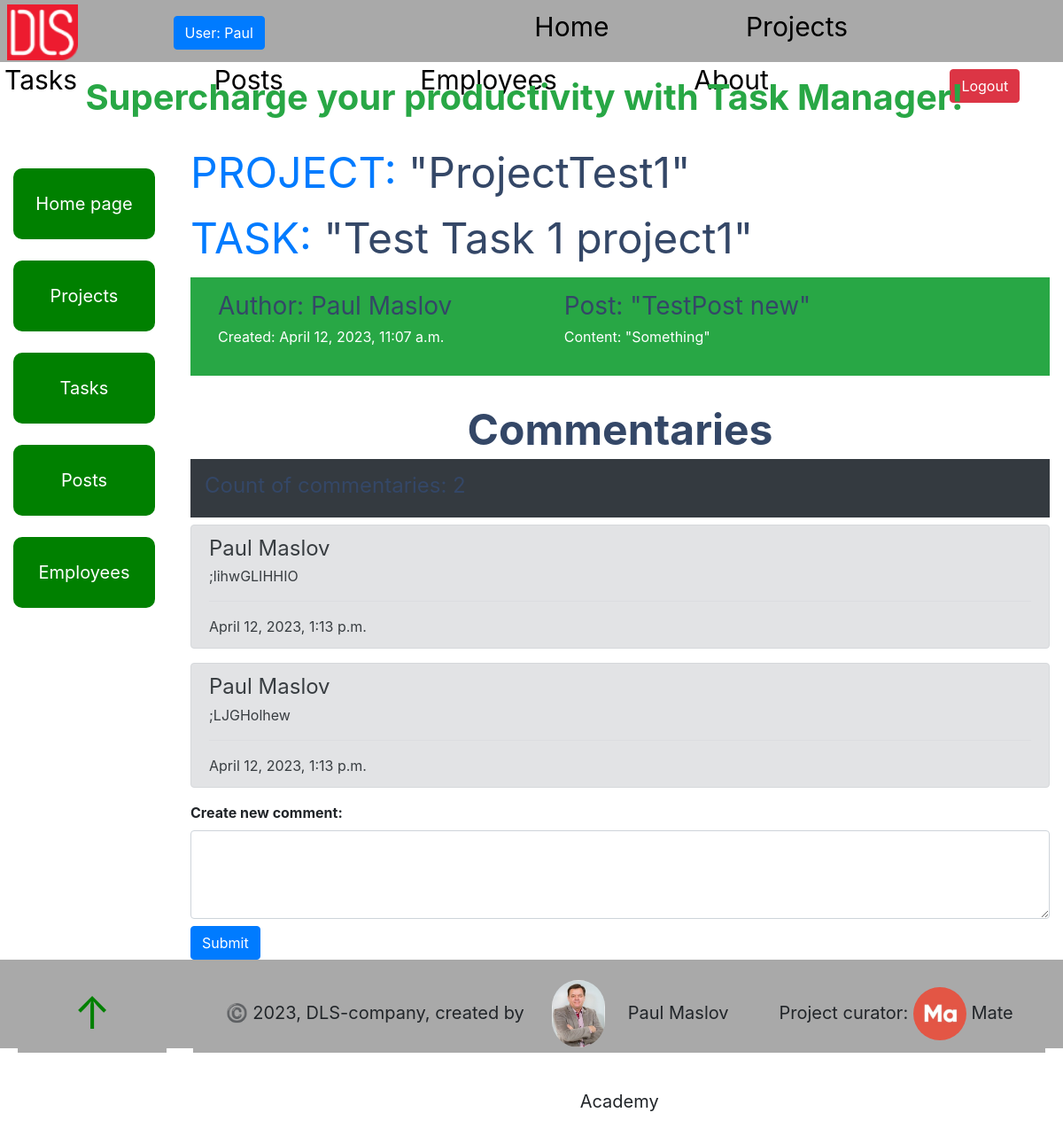
Screenshot of /post/4/ (signed in) with the database file from the repository.
### task_manager/models.py (models this page shows, shortened)
class Employee(AbstractUser, ModelMeta):
    photo = models.ImageField(upload_to="static/foto_users/", blank=True)
    position = models.ForeignKey(
        Position,
        null=True,
        blank=True,
        on_delete=models.CASCADE,
        related_name="employees"
    )
    class Meta:
        ordering = ["username"]
        verbose_name = "employee"
        verbose_name_plural = "employees"
    _metadata = {
           'photo': 'get_meta_photo',
    }

class Post(models.Model):
    title = models.CharField(max_length=255)
    content = models.TextField(null=True, blank=True)
    created_time = models.DateTimeField(auto_now_add=True)
    owner = models.ForeignKey(
        settings.AUTH_USER_MODEL, on_delete=models.CASCADE, null=True,
        related_name="post"
    )
    task = models.ForeignKey(
        Task,
        on_delete=models.CASCADE,
        null=True,
        blank=True,
        related_name="post",
    )
    class Meta:
        ordering = ["created_time"]

class Task(models.Model):
    PRIORITY_CHOICES = (
        ("A", "Urgent"),
        ("B", "No_delay"),
        ("C", "Need"),
    )
    name = models.CharField(max_length=255)
    description = models.TextField(null=True, blank=True)
    created_time = models.DateTimeField(auto_now_add=True)
    deadline = models.DateField(null=True, blank=True)
    fact_date = models.DateField(null=True, blank=True)
    is_completed = models.BooleanField()
    priority = models.CharField(
        max_length=1,
        choices=PRIORITY_CHOICES,
        default="B"
    )
    project = models.ForeignKey(
        Project,
        on_delete=models.CASCADE,
        related_name="task"
    )
    assignees = models.ManyToManyField(Employee, related_name="task")
    class Meta:
        ordering = ["deadline", "priority"]

class Project(models.Model):
    name = models.CharField(max_length=255)
    description = models.TextField(null=True, blank=True)
    created_time = models.DateTimeField(auto_now_add=True)
    deadline = models.DateField(null=True, blank=True)
    fact_date = models.DateField(null=True, blank=True)
    is_completed = models.BooleanField()
    owner = models.ForeignKey(
        Employee,
        on_delete=models.CASCADE,
        related_name="project",
    )
    team = models.ForeignKey(
        Team,
        on_delete=models.CASCADE,
    )
    project_type = models.ForeignKey(
        ProjectType,
        on_delete=models.CASCADE,
    )
    class Meta:
        ordering = ["deadline"]

class Commentary(models.Model):
    user = models.ForeignKey(
        settings.AUTH_USER_MODEL,
        on_delete=models.CASCADE,
        name="user",
        related_name="commentaries",
    )
    post = models.ForeignKey(
        Post,
        on_delete=models.CASCADE,
        name="post",
        related_name="commentaries",
    )
    content = models.TextField(null=True, blank=True)
    created_time = models.DateTimeField(auto_now_add=True)
    class Meta:
        ordering = ["created_time"]

### task_manager/views.py (the view)
# urls.py: path("post/<int:pk>/", PostDetailView.as_view(), name="post-detail"),
class PostDetailView(LoginRequiredMixin, generic.DetailView):
    context_object_name = "post_detail"
    model = Post
    queryset = Post.objects.prefetch_related(
        "task__assignees__task"
    ).prefetch_related(
        "commentaries"
    ).select_related(
        "owner"
    ).order_by("created_time")

### templates/task_manager/post_detail.html (shortened to what this page needs)
{% extends "base.html" %}
{% block content %}
  <h1 class="text-left">
    <p>
      <a
        href="{% url 'task_manager:project-detail' pk=post_detail.task.project.id %}">
        PROJECT:
      </a>
      "{{ post_detail.task.project.name }}"
    </p>
    <p>
      <a
        href="{% url 'task_manager:task-detail' pk=post_detail.task.id %}">
        TASK:
      </a> "{{ post_detail.task.name }}"
    </p>
  </h1>
  <section class="p-3 mb-2 bg-success text-white">
    <div class="container-fluid">
      <div class="row">
        <div class="col-sm-5">
           <h3>
             Author: {{ post_detail.owner.first_name }}
             {{ post_detail.owner.last_name }}
           </h3>
           <p>Created: {{ post_detail.created_time }}</p>
        </div>
        <div class="col-sm-7">
          <h3>Post: "{{ post_detail.title }}"</h3>
          <p>Content: "{{ post_detail.content }}"</p>
        </div>
      </div>
    </div>
  </section>
  <br>
  <section>
    <h1 class="text-center"><strong>Commentaries</strong></h1>
    <div class="p-3 mb-2 bg-dark text-white">
      <h4>Count of commentaries: {{ post_detail.commentaries.count }}</h4>
    </div>
    {%  for commentary in post_detail.commentaries.all %}
      <div class="alert alert-secondary" role="alert">
        <h4 class="alert-heading">
          {{ commentary.user.first_name }} {{ commentary.user.last_name }}
        </h4>
        <p>{{ commentary.content }}</p>
        <hr>
        <p class="mb-0">{{ commentary.created_time }}</p>
      </div>
    {% endfor %}
    {% if user.is_authenticated %}
      <form action="{% url 'task_manager:post-create-comment' pk=post_detail.id %}" method="post" novalidate>
        <label for="content" class="form-label"><strong>Create new comment:</strong></label>
        <textarea class="form-control mb-2" style="height: 100px" name="content"></textarea>
        <input class="btn btn-primary" type="submit" value="Submit">
      </form>
      {% else %}
        <a href="{% url 'login' %}">Login to add comments!</a>
    {% endif %}
  </section>
{% endblock %}

### templates/includes/navigation.html
{% load static %}
  <span class="logo">
    <a href="https://dls.ua/">
      <img src="{% static 'images/logodls.png'%}" alt="DLS logo">
    </a>
  </span>
   {% if user.is_authenticated %}
     <a
       class="login btn btn-primary"
       href="{% url 'task_manager:employee-detail' pk=user.id %}">
       User: {{ user.username }}
     </a>
     <div class="nav">
       <a class="nav__link" href="{% url 'task_manager:index' %}">Home</a>
       <a class="nav__link" href="{% url 'task_manager:project-list' %}">Projects</a>
       <a class="nav__link" href="{% url 'task_manager:task-list' %}">Tasks</a>
       <a class="nav__link" href="{% url 'task_manager:post-list' %}">Posts</a>
       <a class="nav__link" href="{% url 'task_manager:employee-list' %}">Employees</a>
       <a class="nav__link" href="{% url 'task_manager:about' %}">About</a>
     </div>
     <a class="btn btn-danger" href="{% url 'logout' %}">Logout</a>
   {% else %}
      <a class="login btn btn-success" href="{% url 'login' %}">Login</a>
      <div class="nav">
        <a class="nav__link" href="{% url 'task_manager:index' %}">Home</a>
        <a class="nav__link" href="{% url 'task_manager:about' %}">About</a>
      </div>
   {% endif %}

### static/css/styles.css (style rules this page uses)
html { scroll-behavior: smooth; }
body { margin: 0; padding: 0; box-sizing: border-box; --header-height: 70px; --footer-height: 100px; --button-height: 100px; --button-width: 100px; --bs-blue: #63B3ED; --bs-indigo: #596CFF; --bs-purple: #6f42c1; --bs-pink: #d63384; --bs-red: #F56565; --bs-orange: #fd7e14; --bs-yellow: #FBD38D; --bs-green: #81E6D9; --bs-teal: #20c997; --bs-cyan: #0dcaf0; --bs-white: #fff; --bs-gray: #6c757d; --bs-gray-dark: #343a40; --bs-gray-100: #f8f9fa; --bs-gray-200: #f0f2f5; --bs-gray-300: #dee2e6; --bs-gray-400: #ced4da; --bs-gray-500: #adb5bd; --bs-gray-600: #6c757d; --bs-gray-700: #495057; --bs-gray-800: #343a40; --bs-gray-900: #212529; --bs-primary: #e91e63; --bs-secondary: #7b809a; --bs-success: #4CAF50; --bs-info: #1A73E8; --bs-warning: #fb8c00; --bs-danger: #F44335; --bs-light: #f0f2f5; --bs-dark: #344767; --bs-primary-rgb: 233, 30, 99; --bs-secondary-rgb: 123, 128, 154; --bs-success-rgb: 76, 175, 80; --bs-info-rgb: 26, 115, 232; --bs-warning-rgb: 251, 140, 0; --bs-danger-rgb: 244, 67, 53; --bs-light-rgb: 240, 242, 245; --bs-dark-rgb: 52, 71, 103; --bs-white-rgb: 255, 255, 255; --bs-black-rgb: 0, 0, 0; --bs-body-color-rgb: 123, 128, 154; --bs-body-bg-rgb: 255, 255, 255; --bs-font-sans-serif: "Roboto", Helvetica, Arial, sans-serif; --bs-font-monospace: SFMono-Regular, Menlo, Monaco, Consolas, "Liberation Mono", "Courier New", monospace; --bs-gradient: linear-gradient(180deg, rgba(255, 255, 255, 0.15), rgba(255, 255, 255, 0)); --bs-body-font-family: var(--bs-font-sans-serif); --bs-body-font-size: 1rem; --bs-body-font-weight: 400; --bs-body-line-height: 1.5; --bs-body-color: #7b809a; --bs-body-bg: #fff; --bs-border-width: 1px; --bs-border-style: solid; --bs-border-color: #dee2e6; --bs-border-color-translucent: rgba(0, 0, 0, 0.175); --bs-border-radius: 0.375rem; --bs-border-radius-sm: 0.125rem; --bs-border-radius-lg: 0.5rem; --bs-border-radius-xl: 0.75rem; --bs-border-radius-2xl: 1rem; --bs-border-radius-pill: 50rem; --bs-heading-color: #344767; --bs-link-color: #e91e63; --bs-link-hover-color: #e91e63; --bs-code-color: #d63384; --bs-highlight-bg: #fcf8e3; }
.nav { margin-right: 50px; display: inline; }
.nav__link { margin-right: 150px; display: inline-block; font-size: 30px; color: black; text-decoration: burlywood; }
.logo { margin-right: 100px; padding: 3px; }
.logo img { width: 80px; }
.login { margin-right: 300px; }
hr { margin: 1rem 0; color: inherit; border: 0; border-top: 1px solid; opacity: 0.25; }
h1, .h1, h2, .h2, h3, .h3, h4, .h4, h5, .h5, h6, .h6 { margin-top: 0; margin-bottom: 0.3rem; font-weight: 400; line-height: 1.2; color: var(--bs-heading-color); }
h1, .h1 { font-size: calc(1.425rem + 2.1vw); }

### rows the page displays
Employee: username "Paul"
Post: task.project.name "ProjectTest1", task.name "Test Task 1 project1", owner.first_name "Paul", owner.last_name "Maslov", created_time "April 12, 2023, 11:07 a.m.", title "TestPost new", content "Something"
Commentary: user.first_name "Paul", user.last_name "Maslov", content ";lihwGLIHHIO", created_time "April 12, 2023, 1:13 p.m."
Commentary: user.first_name "Paul", user.last_name "Maslov", content ";LJGHolhew", created_time "April 12, 2023, 1:13 p.m."
